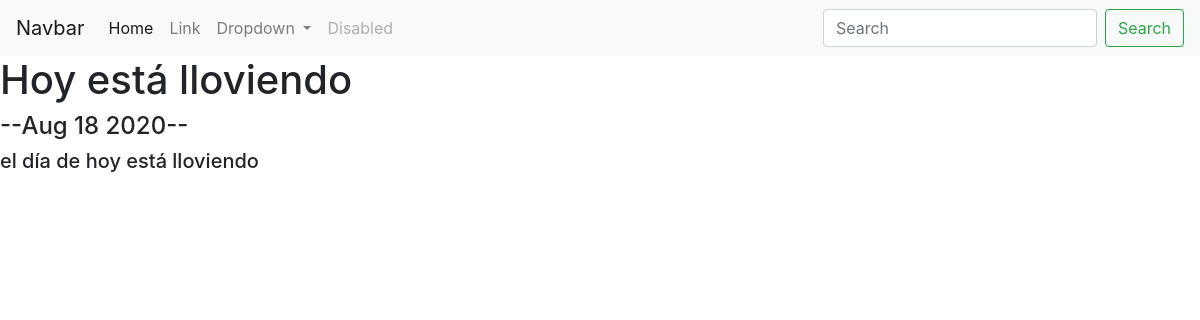
The app's page /blog/2/ with its own data.
### blog/models.py (models this page shows, shortened)
class Blog(models.Model):
	title = models.CharField(max_length = 100)
	description = models.TextField()
	date = models.DateField()

### blog/views.py (the view)
# urls.py: path('<int:blog_id>/', views.detail, name='detail')
def detail(request, blog_id):
	blog = get_object_or_404(Blog, pk=blog_id)
	return render(request, 'blog/detail.html', {'blog':blog})

### blog/templates/blog/detail.html
{% extends 'portfolio/base.html' %}
{% block content %}
<h1>{{ blog.title }}</h1>
<h4>--{{ blog.date|date:'M d Y' }}--</h4>
<h5>{{ blog.description }}</h5>
{% endblock %}

### records on screen
Blog: title "Hoy está lloviendo", date "Aug 18 2020", description "el día de hoy está lloviendo"
